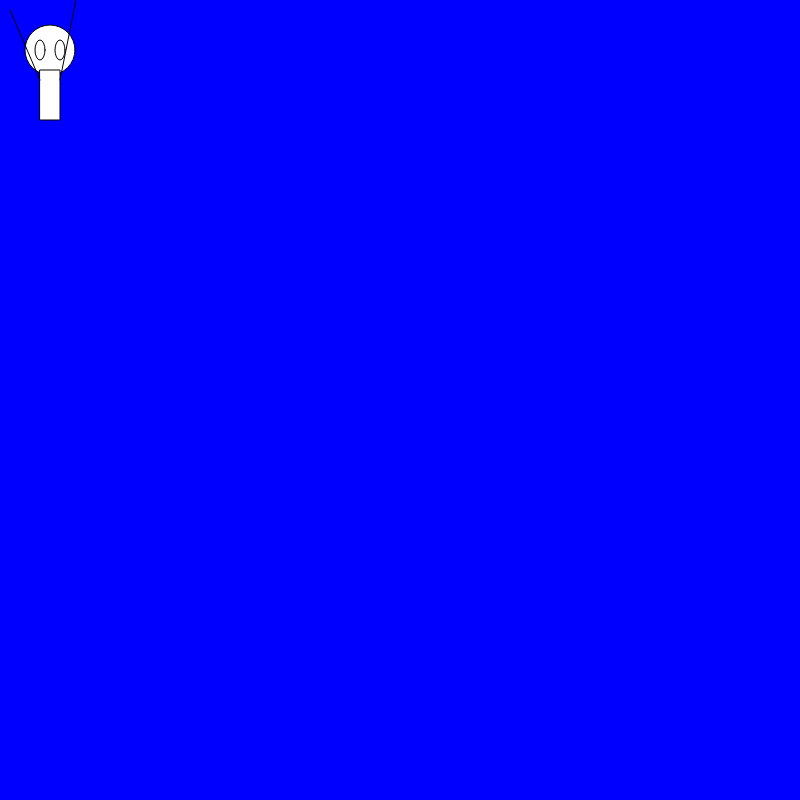
Frame 1 (no input)
Frame 60 (no input): identical to frame 1, image omitted
Frame 120 (the mouse pressed at the canvas centre since frame 60): identical to frame 1, image omitted

The p5.js sketch that drew this single still picture (run headless with seeded random() and noise() and a simulated clock; from frame 60 on, the mouse is pressed at the canvas centre):

// p5.js sketch
// ── sketch.js
function setup() {
  createCanvas(800, 800);
  console.log("hello world")
}



function draw() {
  background("blue");
  console.log("hello world");
  circle(50,50,50,50);
  rect(40,70,20,50);
  line(40,80,10,10);
  line(60,80,80,-20);
  ellipse(40,50,10,20);
  ellipse(60,50,10,20);
  line()
}


// ── sketch copy.js
function setup() {
  createCanvas(800, 800);
  console.log("hello world")
}



function draw() {

}
